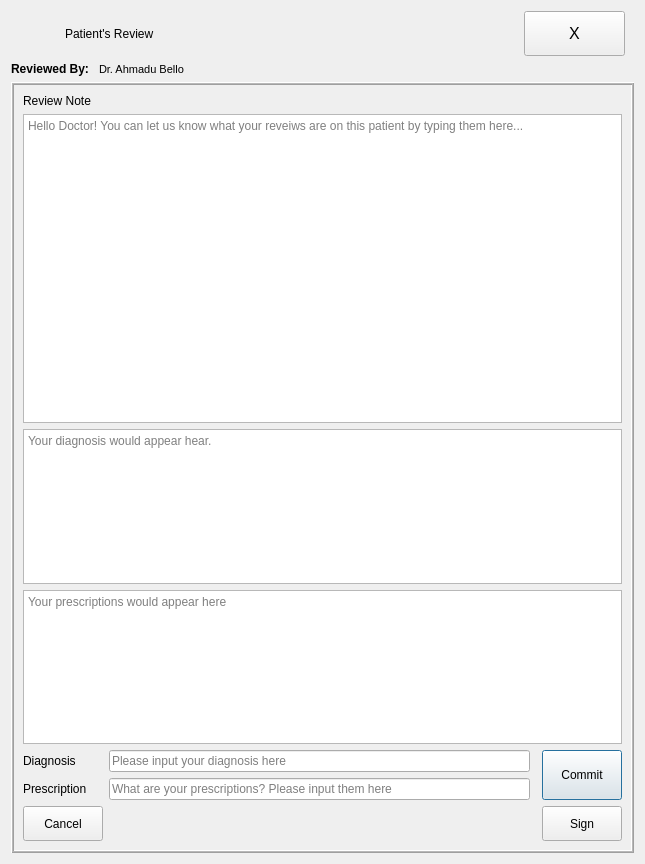
<?xml version="1.0" encoding="UTF-8"?>
<ui version="4.0">
 <class>Review</class>
 <widget class="QDialog" name="Review">
  <property name="windowModality">
   <enum>Qt::ApplicationModal</enum>
  </property>
  <property name="geometry">
   <rect>
    <x>0</x>
    <y>0</y>
    <width>645</width>
    <height>864</height>
   </rect>
  </property>
  <property name="mouseTracking">
   <bool>true</bool>
  </property>
  <property name="tabletTracking">
   <bool>true</bool>
  </property>
  <property name="focusPolicy">
   <enum>Qt::StrongFocus</enum>
  </property>
  <property name="windowTitle">
   <string>Patient's Review</string>
  </property>
  <property name="autoFillBackground">
   <bool>true</bool>
  </property>
  <property name="modal">
   <bool>true</bool>
  </property>
  <layout class="QGridLayout" name="gridLayout">
   <item row="2" column="0">
    <widget class="QFrame" name="bgLayer">
     <property name="sizePolicy">
      <sizepolicy hsizetype="Preferred" vsizetype="Expanding">
       <horstretch>0</horstretch>
       <verstretch>0</verstretch>
      </sizepolicy>
     </property>
     <property name="autoFillBackground">
      <bool>true</bool>
     </property>
     <property name="frameShape">
      <enum>QFrame::Box</enum>
     </property>
     <property name="frameShadow">
      <enum>QFrame::Raised</enum>
     </property>
     <property name="midLineWidth">
      <number>1</number>
     </property>
     <layout class="QGridLayout" name="gridLayout_2">
      <item row="7" column="1">
       <widget class="QLineEdit" name="diagnosis">
        <property name="placeholderText">
         <string>Please input your diagnosis here</string>
        </property>
       </widget>
      </item>
      <item row="6" column="0" colspan="4">
       <widget class="QTextBrowser" name="prescriptionDisplay">
        <property name="sizePolicy">
         <sizepolicy hsizetype="Expanding" vsizetype="Expanding">
          <horstretch>0</horstretch>
          <verstretch>1</verstretch>
         </sizepolicy>
        </property>
        <property name="font">
         <font>
          <family>Tahoma</family>
          <pointsize>9</pointsize>
         </font>
        </property>
        <property name="lineWidth">
         <number>2</number>
        </property>
        <property name="html">
         <string>&lt;!DOCTYPE HTML PUBLIC &quot;-//W3C//DTD HTML 4.0//EN&quot; &quot;http://www.w3.org/TR/REC-html40/strict.dtd&quot;&gt;
&lt;html&gt;&lt;head&gt;&lt;meta name=&quot;qrichtext&quot; content=&quot;1&quot; /&gt;&lt;style type=&quot;text/css&quot;&gt;
p, li { white-space: pre-wrap; }
&lt;/style&gt;&lt;/head&gt;&lt;body style=&quot; font-family:'Tahoma','Tahoma'; font-size:9pt; font-weight:400; font-style:normal;&quot;&gt;
&lt;p align=&quot;justify&quot; style=&quot;-qt-paragraph-type:empty; margin-top:0px; margin-bottom:0px; margin-left:0px; margin-right:0px; -qt-block-indent:0; text-indent:0px; font-family:'Tahoma'; font-size:7pt;&quot;&gt;&lt;br /&gt;&lt;/p&gt;&lt;/body&gt;&lt;/html&gt;</string>
        </property>
        <property name="placeholderText">
         <string>Your prescriptions would appear here</string>
        </property>
       </widget>
      </item>
      <item row="7" column="0">
       <widget class="QLabel" name="label">
        <property name="text">
         <string>Diagnosis</string>
        </property>
       </widget>
      </item>
      <item row="8" column="1">
       <widget class="QLineEdit" name="prescription">
        <property name="placeholderText">
         <string>What are your prescriptions? Please input them here</string>
        </property>
       </widget>
      </item>
      <item row="7" column="3" rowspan="2">
       <widget class="QPushButton" name="commitBtn">
        <property name="sizePolicy">
         <sizepolicy hsizetype="Minimum" vsizetype="Expanding">
          <horstretch>0</horstretch>
          <verstretch>0</verstretch>
         </sizepolicy>
        </property>
        <property name="text">
         <string>Commit</string>
        </property>
       </widget>
      </item>
      <item row="9" column="3">
       <widget class="QPushButton" name="saveBtn">
        <property name="sizePolicy">
         <sizepolicy hsizetype="Preferred" vsizetype="Fixed">
          <horstretch>0</horstretch>
          <verstretch>0</verstretch>
         </sizepolicy>
        </property>
        <property name="minimumSize">
         <size>
          <width>0</width>
          <height>35</height>
         </size>
        </property>
        <property name="text">
         <string>Sign</string>
        </property>
       </widget>
      </item>
      <item row="9" column="1">
       <spacer name="horizontalSpacer_2">
        <property name="orientation">
         <enum>Qt::Horizontal</enum>
        </property>
        <property name="sizeType">
         <enum>QSizePolicy::Fixed</enum>
        </property>
        <property name="sizeHint" stdset="0">
         <size>
          <width>400</width>
          <height>20</height>
         </size>
        </property>
       </spacer>
      </item>
      <item row="4" column="0" colspan="4">
       <widget class="QTextEdit" name="reviewNote">
        <property name="sizePolicy">
         <sizepolicy hsizetype="Preferred" vsizetype="Expanding">
          <horstretch>0</horstretch>
          <verstretch>2</verstretch>
         </sizepolicy>
        </property>
        <property name="font">
         <font>
          <family>Tahoma</family>
          <pointsize>9</pointsize>
         </font>
        </property>
        <property name="html">
         <string>&lt;!DOCTYPE HTML PUBLIC &quot;-//W3C//DTD HTML 4.0//EN&quot; &quot;http://www.w3.org/TR/REC-html40/strict.dtd&quot;&gt;
&lt;html&gt;&lt;head&gt;&lt;meta name=&quot;qrichtext&quot; content=&quot;1&quot; /&gt;&lt;style type=&quot;text/css&quot;&gt;
p, li { white-space: pre-wrap; }
&lt;/style&gt;&lt;/head&gt;&lt;body style=&quot; font-family:'Tahoma','Tahoma'; font-size:9pt; font-weight:400; font-style:normal;&quot;&gt;
&lt;p align=&quot;justify&quot; style=&quot;-qt-paragraph-type:empty; margin-top:0px; margin-bottom:0px; margin-left:0px; margin-right:0px; -qt-block-indent:0; text-indent:0px; font-family:'Tahoma'; font-size:7pt;&quot;&gt;&lt;br /&gt;&lt;/p&gt;&lt;/body&gt;&lt;/html&gt;</string>
        </property>
        <property name="placeholderText">
         <string>Hello Doctor! You can let us know what your reveiws are on this patient by typing them here...</string>
        </property>
       </widget>
      </item>
      <item row="8" column="0">
       <widget class="QLabel" name="label_3">
        <property name="text">
         <string>Prescription</string>
        </property>
       </widget>
      </item>
      <item row="2" column="0">
       <widget class="QLabel" name="label_2">
        <property name="text">
         <string>Review Note</string>
        </property>
       </widget>
      </item>
      <item row="9" column="0">
       <widget class="QPushButton" name="cancelBtn">
        <property name="sizePolicy">
         <sizepolicy hsizetype="Preferred" vsizetype="Fixed">
          <horstretch>0</horstretch>
          <verstretch>0</verstretch>
         </sizepolicy>
        </property>
        <property name="minimumSize">
         <size>
          <width>0</width>
          <height>35</height>
         </size>
        </property>
        <property name="text">
         <string>Cancel</string>
        </property>
       </widget>
      </item>
      <item row="5" column="0" colspan="4">
       <widget class="QTextBrowser" name="diagnosisDisplay">
        <property name="sizePolicy">
         <sizepolicy hsizetype="Expanding" vsizetype="Expanding">
          <horstretch>0</horstretch>
          <verstretch>1</verstretch>
         </sizepolicy>
        </property>
        <property name="font">
         <font>
          <family>Tahoma</family>
          <pointsize>9</pointsize>
         </font>
        </property>
        <property name="placeholderText">
         <string>Your diagnosis would appear hear.</string>
        </property>
       </widget>
      </item>
     </layout>
    </widget>
   </item>
   <item row="0" column="0">
    <widget class="QFrame" name="frame">
     <property name="sizePolicy">
      <sizepolicy hsizetype="Preferred" vsizetype="Fixed">
       <horstretch>0</horstretch>
       <verstretch>0</verstretch>
      </sizepolicy>
     </property>
     <property name="maximumSize">
      <size>
       <width>16777215</width>
       <height>16777215</height>
      </size>
     </property>
     <property name="frameShape">
      <enum>QFrame::NoFrame</enum>
     </property>
     <property name="frameShadow">
      <enum>QFrame::Plain</enum>
     </property>
     <layout class="QHBoxLayout" name="horizontalLayout_3">
      <property name="sizeConstraint">
       <enum>QLayout::SetMinAndMaxSize</enum>
      </property>
      <property name="leftMargin">
       <number>3</number>
      </property>
      <property name="topMargin">
       <number>0</number>
      </property>
      <property name="rightMargin">
       <number>8</number>
      </property>
      <property name="bottomMargin">
       <number>0</number>
      </property>
      <item>
       <widget class="QLabel" name="logo">
        <property name="minimumSize">
         <size>
          <width>0</width>
          <height>45</height>
         </size>
        </property>
        <property name="maximumSize">
         <size>
          <width>45</width>
          <height>45</height>
         </size>
        </property>
        <property name="text">
         <string/>
        </property>
        <property name="pixmap">
         <pixmap>Sefa logo2.png</pixmap>
        </property>
        <property name="scaledContents">
         <bool>true</bool>
        </property>
       </widget>
      </item>
      <item>
       <layout class="QGridLayout" name="gridLayout_13">
        <item row="0" column="0">
         <widget class="QLabel" name="label_29">
          <property name="frameShape">
           <enum>QFrame::NoFrame</enum>
          </property>
          <property name="midLineWidth">
           <number>1</number>
          </property>
          <property name="text">
           <string>Patient's Review</string>
          </property>
          <property name="wordWrap">
           <bool>true</bool>
          </property>
          <property name="margin">
           <number>7</number>
          </property>
         </widget>
        </item>
        <item row="0" column="2">
         <layout class="QHBoxLayout" name="horizontalLayout_6">
          <property name="rightMargin">
           <number>1</number>
          </property>
          <item>
           <widget class="QPushButton" name="exitBtn">
            <property name="sizePolicy">
             <sizepolicy hsizetype="Ignored" vsizetype="Ignored">
              <horstretch>0</horstretch>
              <verstretch>0</verstretch>
             </sizepolicy>
            </property>
            <property name="maximumSize">
             <size>
              <width>16777215</width>
              <height>16777215</height>
             </size>
            </property>
            <property name="font">
             <font>
              <family>MS Shell Dlg 2</family>
              <pointsize>12</pointsize>
             </font>
            </property>
            <property name="cursor">
             <cursorShape>PointingHandCursor</cursorShape>
            </property>
            <property name="mouseTracking">
             <bool>true</bool>
            </property>
            <property name="tabletTracking">
             <bool>true</bool>
            </property>
            <property name="layoutDirection">
             <enum>Qt::LeftToRight</enum>
            </property>
            <property name="autoFillBackground">
             <bool>true</bool>
            </property>
            <property name="text">
             <string>X</string>
            </property>
            <property name="autoDefault">
             <bool>false</bool>
            </property>
            <property name="flat">
             <bool>false</bool>
            </property>
           </widget>
          </item>
         </layout>
        </item>
        <item row="0" column="1">
         <spacer name="horizontalSpacer">
          <property name="orientation">
           <enum>Qt::Horizontal</enum>
          </property>
          <property name="sizeType">
           <enum>QSizePolicy::Maximum</enum>
          </property>
          <property name="sizeHint" stdset="0">
           <size>
            <width>350</width>
            <height>20</height>
           </size>
          </property>
         </spacer>
        </item>
       </layout>
      </item>
     </layout>
    </widget>
   </item>
   <item row="1" column="0">
    <layout class="QHBoxLayout" name="horizontalLayout">
     <item>
      <widget class="QLabel" name="label_4">
       <property name="sizePolicy">
        <sizepolicy hsizetype="Fixed" vsizetype="Preferred">
         <horstretch>0</horstretch>
         <verstretch>0</verstretch>
        </sizepolicy>
       </property>
       <property name="font">
        <font>
         <family>Tahoma</family>
         <pointsize>9</pointsize>
         <weight>75</weight>
         <bold>true</bold>
        </font>
       </property>
       <property name="text">
        <string>Reviewed By: </string>
       </property>
       <property name="margin">
        <number>7</number>
       </property>
      </widget>
     </item>
     <item>
      <widget class="QLabel" name="doctor">
       <property name="font">
        <font>
         <family>Tahoma</family>
         <pointsize>8</pointsize>
        </font>
       </property>
       <property name="text">
        <string>Dr. Ahmadu Bello</string>
       </property>
       <property name="margin">
        <number>7</number>
       </property>
      </widget>
     </item>
    </layout>
   </item>
  </layout>
 </widget>
 <resources/>
 <connections/>
</ui>
